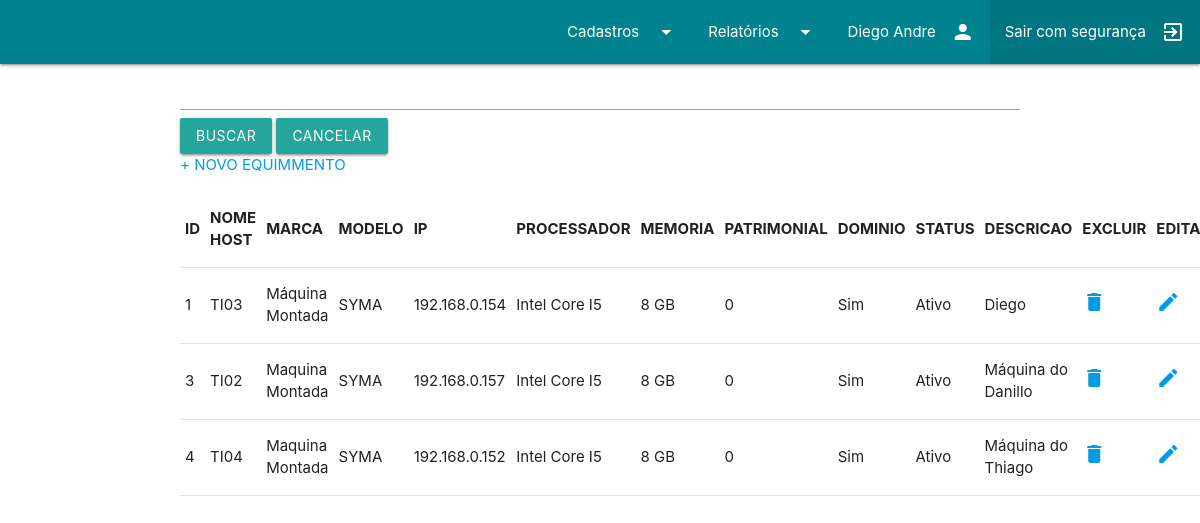
Screenshot of /listaequipamento.php (signed in) with the database file from the repository.
### tables this page shows
CREATE TABLE `equipamento` (
  `id` int(11) NOT NULL,
  `nome_host` varchar(45) DEFAULT NULL,
  `ip` varchar(30) DEFAULT NULL,
  `processador` varchar(50) DEFAULT NULL,
  `memoria` varchar(40) DEFAULT NULL,
  `patrimonial` varchar(11) DEFAULT NULL,
  `dominio` varchar(4) DEFAULT NULL,
  `status` varchar(40) DEFAULT NULL,
  `iduser` int(11) DEFAULT NULL,
  `descricao` varchar(100) DEFAULT NULL,
  `marca` varchar(45) DEFAULT NULL,
  `modelo` varchar(100) DEFAULT NULL,
  `servicetag` varchar(100) DEFAULT NULL,
  `NF` int(100) DEFAULT NULL,
  `serial` int(100) DEFAULT NULL,
  `idtipo` int(11) DEFAULT NULL,
  `portas` int(20) DEFAULT NULL,
  `iddpto` int(11) DEFAULT NULL,
  `tipoarmazenamento` varchar(30) DEFAULT NULL,
  `tamanhoarmazenamento` varchar(30) DEFAULT NULL,
  `KVA` int(11) DEFAULT NULL,
  `Ventrada` varchar(25) DEFAULT NULL,
  `Vsaida` varchar(25) DEFAULT NULL,
  `DTcompra` date DEFAULT NULL,
  `DTinstalacao` date DEFAULT NULL,
  `DTultManut` date DEFAULT NULL,
  `chaveRSA` int(11) DEFAULT NULL,
  `tag` int(7) DEFAULT NULL,
  `proprietario` varchar(45) DEFAULT NULL
);

### listaequipamento.php (the view, shortened to what this page needs)
<?php
    include 'funcoes/conexao.php';
    $sql = "select * from equipamento";
    $rs = mysqli_query($con,$sql);
?>
<?php include 'cabecalho.php';
        include 'menubar.php';
?>
    <div class="container">
        <form action="listaequipamento.php"method="POST">
            <input type="text" name="palavra" size="30"/>
            <input class='btn' type="submit" name="bt" value="buscar"/>
        <a class="btn" href='listaequipamento.php'>Cancelar</a>
        </form>
        <a href="formequip.php"> + NOVO EQUIMMENTO </a>
        <table border="1">
            <tr>
                <th>ID</th>
                <th>NOME HOST</th>
                <th>MARCA</th>
                <th>MODELO</th>
                <th>IP</th>
                <th>PROCESSADOR</th>
                <th>MEMORIA</th>
                <th>PATRIMONIAL</th>
                <th>DOMINIO</th>
                <th>STATUS</th>
                <th>DESCRICAO</th>
                <th>EXCLUIR</th>
                <th>EDITAR</th>
            </tr>
            <?php
            while($row=mysqli_fetch_array($rs)){
            $id=$row['id'];
            $nome_host=$row['nome_host'];
            $marca=$row['marca'];
            $modelo=$row['modelo'];
            $ip=$row['ip'];
            $processador=$row['processador'];
            $memoria=$row['memoria'];
            $patrimonial=$row['patrimonial'];
            $dominio=$row['dominio'];
            $status=$row['status'];
            $descricao=$row['descricao'];
            ?>
                <tr>
                    <td><?=$id;?></td>
                    <td><?=$nome_host;?></td>
                    <td><?=$marca;?></td>
                    <td><?=$modelo;?></td>
                    <td><?=$ip;?></td>
                    <td><?=$processador;?></td>
                    <td><?=$memoria;?></td>
                    <td><?=$patrimonial;?></td>
                    <td><?=$dominio;?></td>
                    <td><?=$status;?></td>
                    <td><?=$descricao;?></td>
                    <td><a href="excluirequipamento.php?id=<?=$id;?>"><i class="material-icons ">delete</i></a></li></a></td>
                    <td><a href="formeditequipamento.php?id=<?=$id;?>"><i class="material-icons ">edit</i></a></li></a></td>
                </tr>
                <?php
            }
    echo"</table></div></body></html>";
?>

### rows the page displays
equipamento: id "1", nome_host "TI03", marca "Máquina Montada", modelo "SYMA", ip "192.168.0.154", processador "Intel Core I5", memoria "8 GB", patrimonial "0", dominio "Sim", status "Ativo", descricao "Diego"
equipamento: id "3", nome_host "TI02", marca "Maquina Montada", modelo "SYMA", ip "192.168.0.157", processador "Intel Core I5", memoria "8 GB", patrimonial "0", dominio "Sim", status "Ativo", descricao "Máquina do Danillo"
equipamento: id "4", nome_host "TI04", marca "Maquina Montada", modelo "SYMA", ip "192.168.0.152", processador "Intel Core I5", memoria "8 GB", patrimonial "0", dominio "Sim", status "Ativo", descricao "Máquina do Thiago"

### other values shown
$_SESSION['nome'] "Diego Andre"
